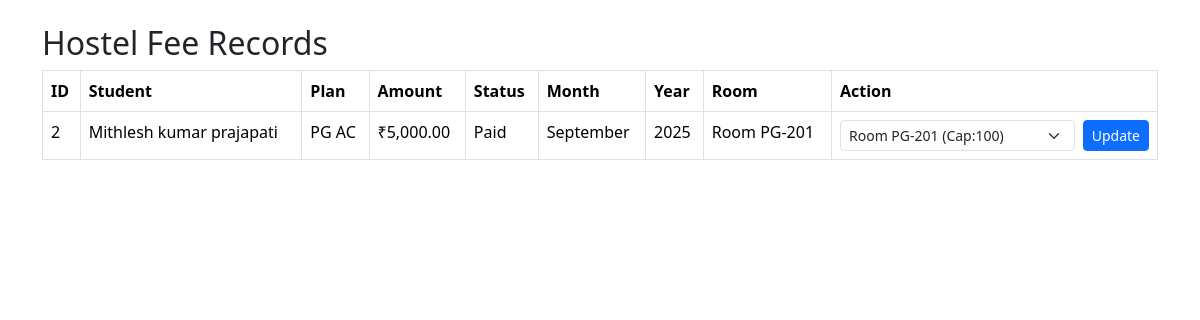
Page /admin/admin_hostel_records.php on the committed database.
### tables this page shows
CREATE TABLE `hostel_payments` (
  `id` int(11) NOT NULL,
  `student_id` int(11) NOT NULL,
  `plan_id` int(11) NOT NULL,
  `amount` decimal(10,2) NOT NULL,
  `status` enum('Paid','Unpaid') DEFAULT 'Unpaid',
  `txn_id` varchar(50) DEFAULT NULL,
  `payment_month` int(11) NOT NULL,
  `payment_year` int(11) NOT NULL,
  `created_at` timestamp NOT NULL DEFAULT current_timestamp()
);

CREATE TABLE `students` (
  `id` int(11) NOT NULL,
  `enrollment_no` varchar(20) NOT NULL,
  `username` varchar(50) NOT NULL,
  `password` varchar(255) NOT NULL,
  `full_name` varchar(100) NOT NULL,
  `father_name` varchar(100) NOT NULL,
  `mother_name` varchar(100) NOT NULL,
  `countryname` varchar(100) NOT NULL,
  `email` varchar(100) NOT NULL,
  `gender` enum('Male','Female','Other') NOT NULL,
  `dob` date NOT NULL,
  `age` int(11) NOT NULL,
  `address` varchar(255) NOT NULL,
  `mobile_no` varchar(15) NOT NULL,
  `parent_mobile` varchar(15) NOT NULL,
  `course` varchar(50) NOT NULL,
  `semester` varchar(20) NOT NULL,
  `category` enum('SC','ST','OBC','GEN') NOT NULL,
  `degree` enum('UnderGraduation','PostGraduation','PhD Scholar') NOT NULL,
  `department_name` varchar(100) NOT NULL,
  `address_proof` longblob NOT NULL,
  `photo` longblob DEFAULT NULL,
  `signature` longblob DEFAULT NULL,
  `status` tinyint(1) DEFAULT 0,
  `created_at` timestamp NOT NULL DEFAULT current_timestamp()
);

CREATE TABLE `hostel_plans` (
  `id` int(11) NOT NULL,
  `plan_name` varchar(100) NOT NULL,
  `category` enum('UG','PG','PhD','Scholar') NOT NULL,
  `type` enum('AC','Non-AC') NOT NULL,
  `cost` decimal(10,2) NOT NULL,
  `created_at` timestamp NOT NULL DEFAULT current_timestamp()
);

CREATE TABLE `hostel_rooms` (
  `id` int(11) NOT NULL,
  `room_number` varchar(20) NOT NULL,
  `category` enum('UG','PG','PhD','Scholar') NOT NULL,
  `type` enum('AC','Non-AC') NOT NULL,
  `capacity` int(11) NOT NULL DEFAULT 1,
  `occupied` int(11) NOT NULL DEFAULT 0,
  `status` enum('Available','Full','Maintenance') NOT NULL DEFAULT 'Available',
  `created_at` timestamp NOT NULL DEFAULT current_timestamp()
);

### admin/admin_hostel_records.php (the view, shortened to what this page needs)
<?php
include("../includes/db.php");
$rooms = $conn->query("SELECT id, room_number, capacity FROM hostel_rooms");
$sql = "SELECT p.id, p.student_id, s.full_name, hp.plan_name, p.amount, p.status, p.payment_month, p.payment_year, r.room_id, hr.room_number
        FROM hostel_payments p
        JOIN students s ON s.id = p.student_id
        JOIN hostel_plans hp ON hp.id = p.plan_id
        LEFT JOIN room_allocations r ON r.student_id = p.student_id
        LEFT JOIN hostel_rooms hr ON hr.id = r.room_id
        ORDER BY p.created_at DESC";
$result = $conn->query($sql);
?>
<!DOCTYPE html>
<html>
<head>
  <link href="https://cdn.jsdelivr.net/npm/bootstrap@5.3.2/dist/css/bootstrap.min.css" rel="stylesheet">
</head>
<body class="p-4">
<div class="container">
  <h2>Hostel Fee Records</h2>
  <table class="table table-bordered">
    <thead>
      <tr>
        <th>ID</th><th>Student</th><th>Plan</th><th>Amount</th>
        <th>Status</th><th>Month</th><th>Year</th><th>Room</th><th>Action</th>
      </tr>
    </thead>
    <tbody>
      <?php while($row = $result->fetch_assoc()): ?>
        <tr>
          <td><?= $row['id'] ?></td>
          <td><?= htmlspecialchars($row['full_name']) ?></td>
          <td><?= htmlspecialchars($row['plan_name']) ?></td>
          <td>₹<?= number_format($row['amount'],2) ?></td>
          <td><?= htmlspecialchars($row['status']) ?></td>
          <td><?= date("F", mktime(0,0,0,$row['payment_month'],1)) ?></td>
          <td><?= $row['payment_year'] ?></td>
          <td><?= $row['room_number'] ? "Room ".$row['room_number'] : "<span class='text-danger'>Not Allocated</span>" ?></td>
          <td>
            <form method="post" class="d-flex">
              <select name="room_id" class="form-select form-select-sm me-2">
                <?php
                $rooms->data_seek(0);
                while($r = $rooms->fetch_assoc()): ?>
                  <option value="<?= $r['id'] ?>"
                    <?= ($row['room_id'] == $r['id']) ? "selected" : "" ?>>
                    <?= "Room ".$r['room_number']." (Cap:".$r['capacity'].")" ?>
                  </option>
                <?php endwhile; ?>
              </select>
              <button type="submit" name="update_room" class="btn btn-sm btn-primary">Update</button>
            </form>
          </td>
        </tr>
      <?php endwhile; ?>
    </tbody>
  </table>
</div>
</body>
</html>

### rows in the picture
hostel_payments: id "2", student.full_name "Mithlesh kumar prajapati", plan.plan_name "PG AC", amount "5,000.00", status "Paid", payment_month "September", payment_year "2025", hostel_rooms.room_number "PG-201"
